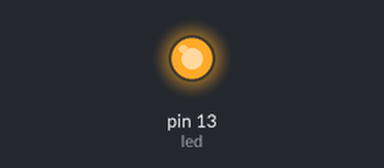
The sketch below on a simulated Arduino Uno, built with avr-gcc and run on an emulated ATmega328P. Shown: output pins drawn as LEDs (lit = HIGH).

Above: at 1.5 s.
At 3.5 s:
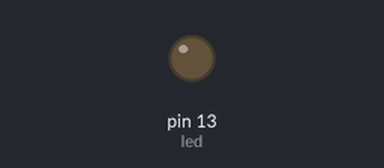
Timing chart, 0 to 5.2 s (numbered marks = the images above):
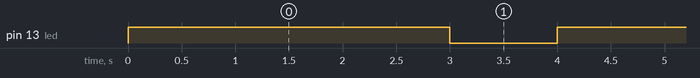

Measured:
- by itself, pin 13 (led): alternates HIGH for 3.0 s and LOW for 1.0 s

The sketch:

Blink.ino
```cpp
/*
  Blink

  Schaltet eine LED drei Sekunden an und eine Sekunde aus.
*/

int led = 13;                   // ganzzahlige Variable led wird deklariert

void setup() {                  // die setup()-Methode wird einmal ausgeführt
  pinMode(led, OUTPUT);
}

void loop() {                   // die loop()-Methode wird immer wiederholt
  digitalWrite(led, HIGH);      // schaltet die LED ein
  delay(3000);                  // hält das Programm für 3000 Millisekunden an
  digitalWrite(led, LOW);       // schaltet die LED ab
  delay(1000);                  // hält das Programm für 1000 Millisekunden an
}
```
